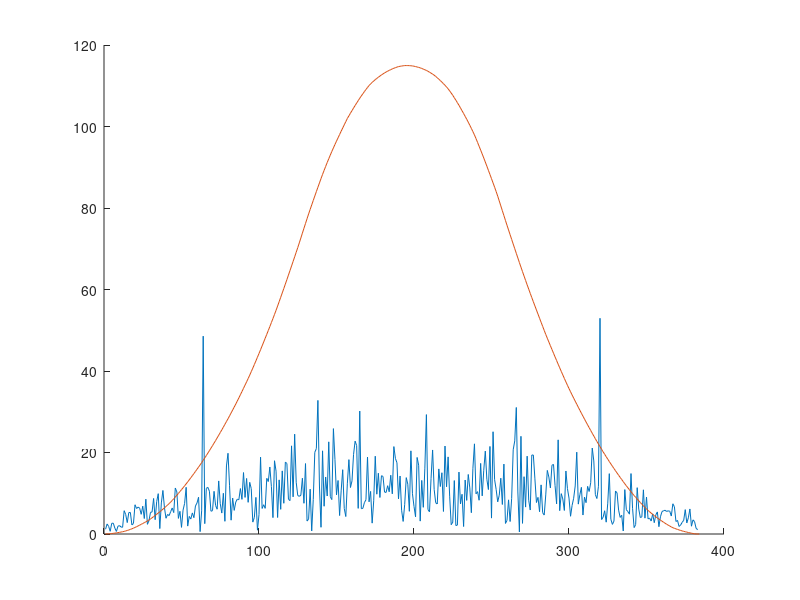

MATLAB code to generate this figure: (Note: this script raises an error after producing the figure.)
%% Attempt 1
N = 128;
x = complex(randn(N,1),randn(N,1))/sqrt(2);
xRx = x;
x = [x((end-N/2+1):end); x; x(1:(N/2))];
x = x.*exp(1i*2*pi/128*(0:(length(x)-1)).');
% x = [x;x];
y = conv(x,flip(conj(xRx)));
figure(1)
clf;
hold on;
plot(abs(y))
x = [x;zeros(2*N,1)];
y = x(1:(end-N)).*conj(x((N+1):end));
y = filter(ones(1,N),1,y);
y = filter(ones(1,N)/N,1,y);
% y = [zeros(N/2,1); y];
plot(abs(y))

%% Attempt 2
s1 = randn(16,1);
s2 = randn(64,1);
s1 = repmat(s1,8,1);
s2 = [s2; s2];
preamble = [s1 s2 randn(128,2)];
preamble = [preamble((end-31):end,:); preamble];
preamble = [zeros(256,1); preamble(:)];
preamble = preamble + 10^(-80/20)*randn(size(preamble));
sync = coarseTimeSynchronizer();
frameStart = sync.run(preamble)
p1 = preamble(1:(end-16)).*conj(preamble(17:end));
p2 = preamble(17:end).*conj(preamble(17:end));
p1 = filter(ones(1,48),1,p1);
p2 = filter(ones(1,48),1,p2);
p1 = p1(49:end);
p2 = p2(49:end);
M1 = abs(p1).^2./p2.^2;
M1 = filter(ones(1,144)/144,1,M1);
figure(4)
clf;
plot(M1);
% a = 1/8;
% fastPwr = filter(a,[1 -(1-a)],M1);
% a = 1/128;
% slowPwr = filter(a,[1 -(1-a)],M1);
% figure(4)
% clf;
% plot(fastPwr);
% hold on;
% plot(slowPwr);
% plot(db(fastPwr) - db(slowPwr))
% 
% M1 = filter(ones(1,64)/(64),1,M1);
% M1diff = M1(1:(end-1)) - M1(2:end);
% M1 = filter(ones(48,1),1,M1);
% h = [1, zeros(1,15)];
% h = repmat(h,1,3);
% M1 = filter(h,1,M1);
% p1 = preamble(1:(end-32)).*conj(preamble(33:end));
% p2 = preamble(1:(end-32)).*conj(preamble(1:(end-32)));
% p1 = filter(ones(1,32),1,p1);
% p2 = filter(ones(1,32),1,p2);
% M2 = abs(p1).^2./p2.^2;
% Mdiff = M1(1:(end-16)) - M2;
figure(1)
clf;
% p1 = filter(ones(1,32)/64,1,p1);
plot(p1);
figure(6)
clf;
plot(p2);
figure(2)
clf;
% hold on;
plot(M1)
% plot(M2)
figure(3)
clf;
plot(Mdiff);
figure(4)
% Mdiff = filter(ones(1,16)/16,1,Mdiff);
% figure(3)
% clf;
% plot(Mdiff);
% M = filter(ones(1,9*16),1,M);
Mdiff = filter([1 -1], 1, M1);
figure(11)
clf;
plot(Mdiff)
